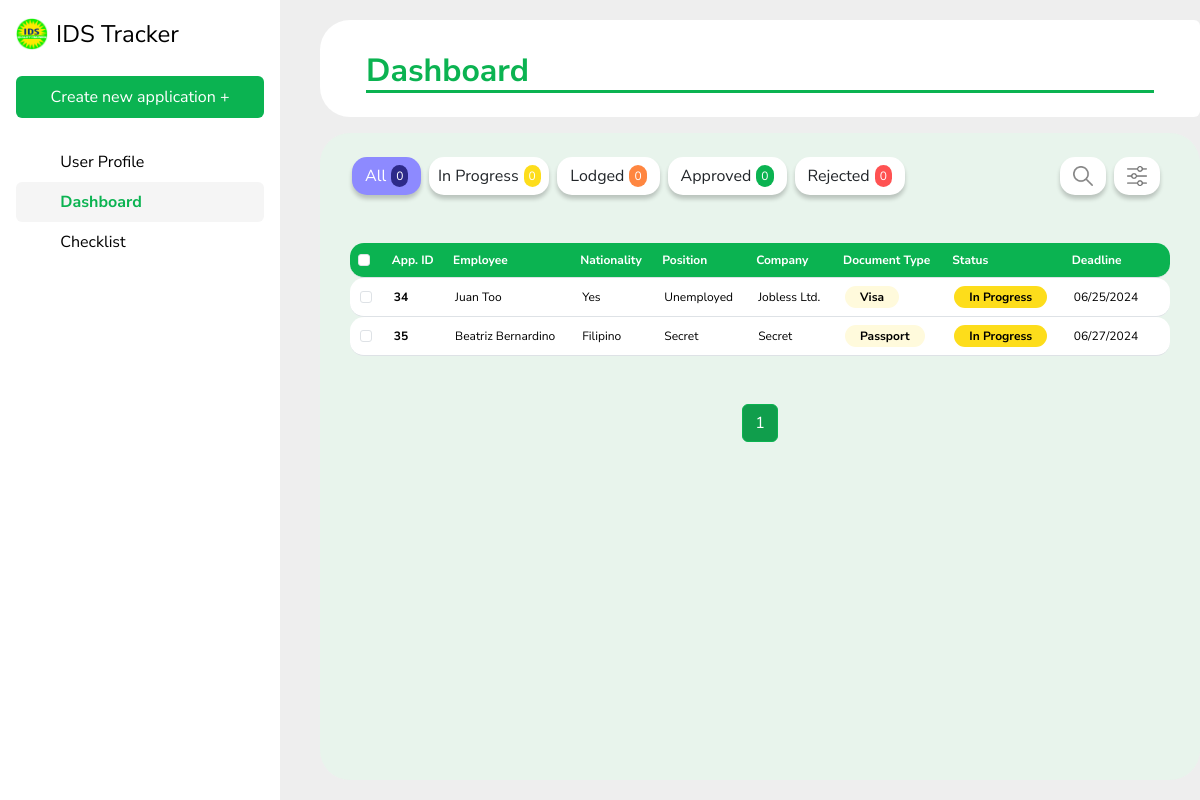
The app's page /, older data.
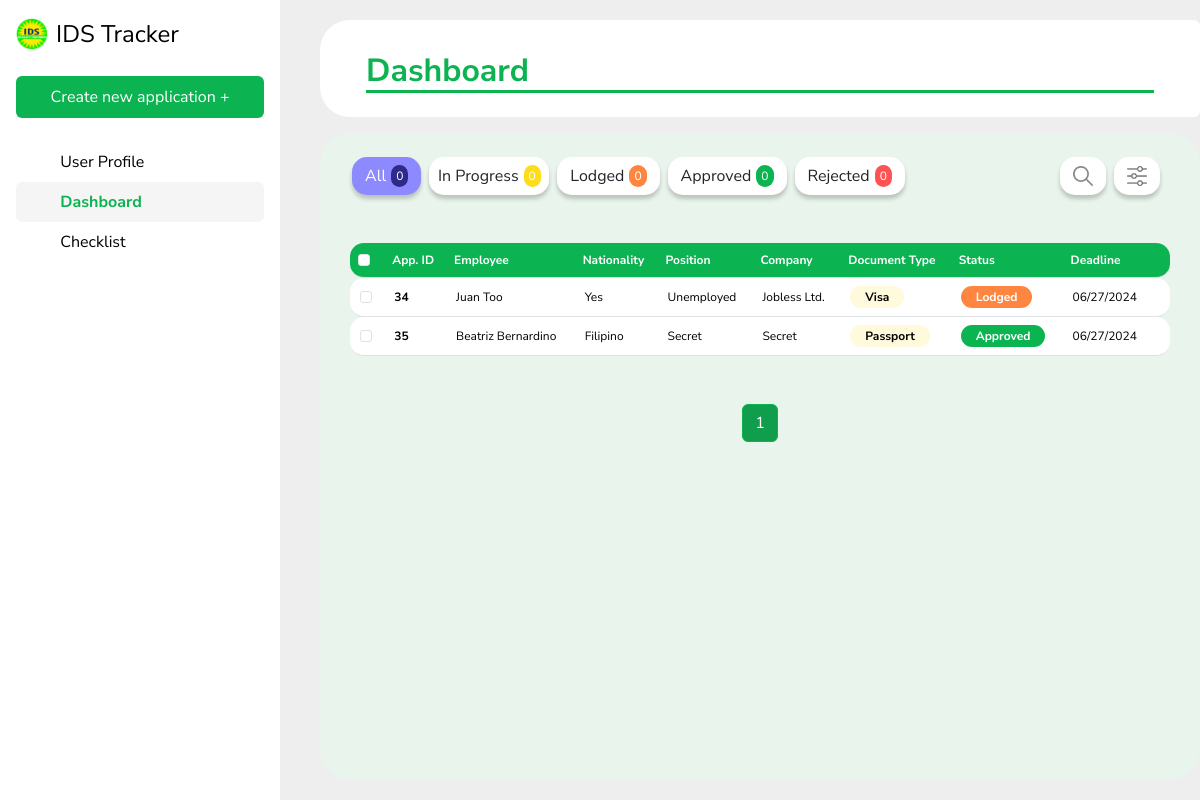
The same page, newer data.
### IDSapp/models.py (models this page shows, shortened)
class Application(models.Model):
    application_types = [
        ('Renewal', 'Renewal'),
        ('Application', 'Application')
    ]
    document_types = [
        ('Visa', 'Visa'),
        ('Passport', 'Passport'),
        ('Work Permit', 'Work Permit')
    ]
    statuses = [
        ('In Progress', 'In Progress'),
        ('Lodged', 'Lodged'),
        ('Rejected', 'Rejected'),
        ('Approved', 'Approved'),
        ('Archived', 'Archived')
    ]
    conditions = [
        ('Active', 'Active'),
        ('Archived', 'Archived')
    ]
    firstName = models.CharField(max_length = 50)
    lastName = models.CharField(max_length = 50)
    nationality = models.CharField(max_length = 50)
    companyPos = models.CharField(max_length = 50)
    passportNo = models.CharField(max_length = 15)
    expirationDate = models.DateField(blank=True, null=True)
    deadline = models.DateField(blank=True, null=True)
    status = models.CharField(max_length = 20, choices = statuses)
    applicationType = models.CharField(max_length = 20, choices = application_types)
    documentType = models.CharField(max_length = 20, choices = document_types)
    businessUnit = models.CharField(max_length = 50)
    condition = models.CharField(max_length = 20, choices = conditions)
    comment = models.TextField(blank=True, null=True)
    priority = models.IntegerField(default=0)
    objects = models.Manager()
    def getFirstName(self):
        return self.firstName
    def getLastName(self):
        return self.lastName
    def getNationality(self):
        return self.nationality
    def getCompanyPos(self):
        return self.companyPos
    def getDeadline(self):
        return self.deadline.strftime('%m/%d/%Y') if self.deadline else None
    def getStatus(self):
        return self.status
    def getDocumentType(self):
        return self.documentType
    def getBusinessUnit(self):
        return self.businessUnit

### IDSapp/views.py (the view)
# urls.py: path('', views.view_dashboard, name = 'view_dashboard'),
def view_dashboard(request):
    application_list = Application.objects.all().order_by('-priority', 'deadline')
    paginator = Paginator(application_list, 10)  # Show 20 applications per page.
    page_number = request.GET.get('page')
    applications = paginator.get_page(page_number)
    return render(request, 'dashboard.html', {'applications': applications})

### IDSapp/templates/dashboard.html (shortened to what the changed rows need)
{% extends 'base.html' %}
{% load static %}
{% block content %}
<div style="padding-top: 20px; margin-left: 40px;">
    <div class="card" style="border: none; border-bottom-left-radius: 30px; border-top-left-radius: 30px;">
        <div class="card-body">
            <h2 class="card-title mt-3" style="margin-left: 30px; margin-right: 30px; color: #0BB351; font-weight: bold; border-bottom: 3px solid #0BB351;">Dashboard</h2>
        </div>
    </div>
    <div id="dynamicCard" class="card mt-3" style="border: none; background: #e8f4ec; border-radius: 30px;">
        <div style="margin-left: 30px; margin-right: 30px;">
            <table class="table table-hover mt-5 mb-5" style="font-size: 12px;">
                <thead style="border-radius: 14px;">
                    <th scope="col" style="background-color: #0BB351; color: #ffffff;"><input class="form-check-input" type="checkbox" id="selectAll"></th>
                    <th scope="col" style="background-color: #0BB351; color: #ffffff;"> App. ID </th>
                    <th scope="col" style="background-color: #0BB351; color: #ffffff;"> Employee </th>
                    <th scope="col" style="background-color: #0BB351; color: #ffffff;"> Nationality </th>
                    <th scope="col" style="background-color: #0BB351; color: #ffffff;"> Position </th>
                    <th scope="col" style="background-color: #0BB351; color: #ffffff;"> Company </th>
                    <th scope="col" style="background-color: #0BB351; color: #ffffff;"> Document Type </th>
                    <th scope="col" style="background-color: #0BB351; color: #ffffff;"> Status </th>
                    <th scope="col" style="background-color: #0BB351; color: #ffffff;"> Deadline </th>
                    <th scope="col" style="background-color: #0BB351; color: #ffffff;" id="binIconColumn">
                    </th>
                </thead>
                <tbody>
                    {% for a in applications %}
                    <tr class="table-row">
                        <td><a href="{% url 'view_application' pk=a.pk %}" class="row-link"><input type="checkbox" class="row-checkbox form-check-input" value="{{ a.pk }}"></a></td>
                        <td><a href="{% url 'view_application' pk=a.pk %}" class="row-link"><span style="font-weight: bold;">{{ a.pk }}</span></a></td>
                        <td><a href="{% url 'view_application' pk=a.pk %}" class="row-link">{{ a.getFirstName }} {{ a.getLastName }}</a></td>
                        <td><a href="{% url 'view_application' pk=a.pk %}" class="row-link"> {{ a.getNationality }} </a></td>
                        <td><a href="{% url 'view_application' pk=a.pk %}" class="row-link"> {{ a.getCompanyPos }} </a></td>
                        <td><a href="{% url 'view_application' pk=a.pk %}" class="row-link"> {{ a.getBusinessUnit }} </a></td>
                        <td><a href="{% url 'view_application' pk=a.pk %}" class="row-link"><span style="border-radius: 14px; background: #FFFADC; font-weight: bold; padding-left: 15px; padding-right: 15px; padding-top: 3px; padding-bottom: 3px;">{{ a.getDocumentType }}</span></a></td>
                        <td> <a href="{% url 'view_application' pk=a.pk %}" class="row-link">
                            <span class="status-label
                                {% if a.getStatus == 'In Progress' %}status-in-progress
                                {% elif a.getStatus == 'Lodged' %}status-lodged
                                {% elif a.getStatus == 'Approved' %}status-approved
                                {% elif a.getStatus == 'Rejected' %}status-rejected
                                {% endif %}
                            ">
                                {{ a.getStatus }}
                            </span>
                        </td></a>
                        <td><a href="{% url 'view_application' pk=a.pk %}" class="row-link"> {{ a.getDeadline }} </a></td>
                        <td>  </td>
                    </tr>
                    {% endfor %}
                </tbody>
            </table>
        </div>
    </div>
</div>
{% endblock %}

Row changes from the older to the newer data that the page shows:
changed Application "Juan": status "In Progress" → "Lodged" (drawn); getStatus "In Progress" → "Lodged"; getDeadline "06/25/2024" → "06/27/2024"
changed Application "Beatriz": status "In Progress" → "Approved" (drawn); getStatus "In Progress" → "Approved"
